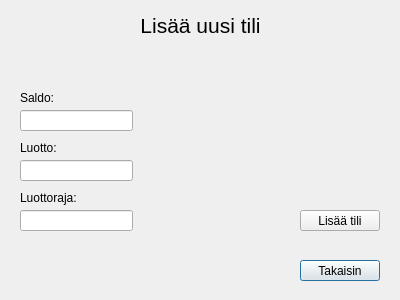
<?xml version="1.0" encoding="UTF-8"?>
<ui version="4.0">
 <class>Lisaa_Uusi_Tili</class>
 <widget class="QDialog" name="Lisaa_Uusi_Tili">
  <property name="geometry">
   <rect>
    <x>0</x>
    <y>0</y>
    <width>400</width>
    <height>300</height>
   </rect>
  </property>
  <property name="windowTitle">
   <string>Dialog</string>
  </property>
  <widget class="QPushButton" name="btnTakaisin">
   <property name="geometry">
    <rect>
     <x>300</x>
     <y>260</y>
     <width>80</width>
     <height>21</height>
    </rect>
   </property>
   <property name="text">
    <string>Takaisin</string>
   </property>
  </widget>
  <widget class="QPushButton" name="btnLisaa">
   <property name="geometry">
    <rect>
     <x>300</x>
     <y>210</y>
     <width>80</width>
     <height>21</height>
    </rect>
   </property>
   <property name="text">
    <string>Lisää tili</string>
   </property>
  </widget>
  <widget class="QLabel" name="labelInfo">
   <property name="geometry">
    <rect>
     <x>200</x>
     <y>160</y>
     <width>171</width>
     <height>51</height>
    </rect>
   </property>
   <property name="font">
    <font>
     <pointsize>8</pointsize>
    </font>
   </property>
   <property name="toolTipDuration">
    <number>0</number>
   </property>
   <property name="text">
    <string/>
   </property>
   <property name="textFormat">
    <enum>Qt::PlainText</enum>
   </property>
   <property name="alignment">
    <set>Qt::AlignRight|Qt::AlignTrailing|Qt::AlignVCenter</set>
   </property>
   <property name="wordWrap">
    <bool>true</bool>
   </property>
  </widget>
  <widget class="QLineEdit" name="leSaldo">
   <property name="geometry">
    <rect>
     <x>20</x>
     <y>110</y>
     <width>113</width>
     <height>21</height>
    </rect>
   </property>
  </widget>
  <widget class="QLabel" name="label_3">
   <property name="geometry">
    <rect>
     <x>20</x>
     <y>90</y>
     <width>171</width>
     <height>16</height>
    </rect>
   </property>
   <property name="text">
    <string>Saldo:</string>
   </property>
  </widget>
  <widget class="QLabel" name="label">
   <property name="geometry">
    <rect>
     <x>20</x>
     <y>10</y>
     <width>361</width>
     <height>31</height>
    </rect>
   </property>
   <property name="font">
    <font>
     <pointsize>16</pointsize>
    </font>
   </property>
   <property name="text">
    <string>Lisää uusi tili</string>
   </property>
   <property name="alignment">
    <set>Qt::AlignCenter</set>
   </property>
  </widget>
  <widget class="QLineEdit" name="leLuotto">
   <property name="geometry">
    <rect>
     <x>20</x>
     <y>160</y>
     <width>113</width>
     <height>21</height>
    </rect>
   </property>
  </widget>
  <widget class="QLabel" name="label_2">
   <property name="geometry">
    <rect>
     <x>20</x>
     <y>140</y>
     <width>131</width>
     <height>16</height>
    </rect>
   </property>
   <property name="text">
    <string>Luotto:</string>
   </property>
  </widget>
  <widget class="QLineEdit" name="leLuottoRaja">
   <property name="geometry">
    <rect>
     <x>20</x>
     <y>210</y>
     <width>113</width>
     <height>21</height>
    </rect>
   </property>
  </widget>
  <widget class="QLabel" name="label_4">
   <property name="geometry">
    <rect>
     <x>20</x>
     <y>190</y>
     <width>61</width>
     <height>16</height>
    </rect>
   </property>
   <property name="text">
    <string>Luottoraja: </string>
   </property>
  </widget>
 </widget>
 <resources/>
 <connections/>
</ui>
